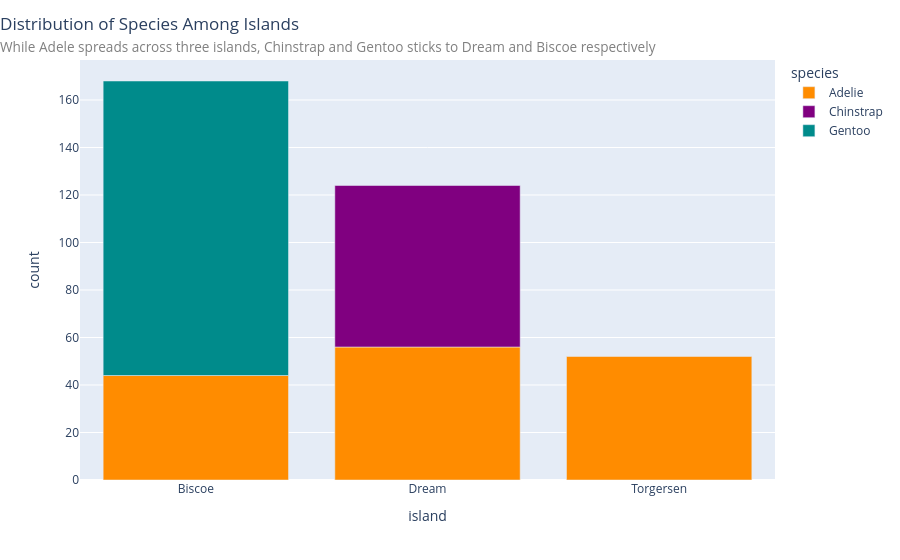

This figure's notebook cell:
### Code cell
bar_species_island(penguins_df)

### Figure 1 — Plotly figure (JSON) as saved in the notebook; plotly's stock layout.template omitted (floating-point values rounded to 4 significant figures)
{"data": [{"alignmentgroup": "True", "hovertemplate": "species=Adelie<br>island=%{x}<br>count=%{y}<extra></extra>", "legendgroup": "Adelie", "marker": {"color": "darkorange", "pattern": {"shape": ""}}, "name": "Adelie", "offsetgroup": "Adelie", "orientation": "v", "showlegend": true, "textposition": "auto", "type": "bar", "x": ["Biscoe", "Dream", "Torgersen"], "xaxis": "x", "y": [44, 56, 52], "yaxis": "y"}, {"alignmentgroup": "True", "hovertemplate": "species=Chinstrap<br>island=%{x}<br>count=%{y}<extra></extra>", "legendgroup": "Chinstrap", "marker": {"color": "purple", "pattern": {"shape": ""}}, "name": "Chinstrap", "offsetgroup": "Chinstrap", "orientation": "v", "showlegend": true, "textposition": "auto", "type": "bar", "x": ["Dream"], "xaxis": "x", "y": [68], "yaxis": "y"}, {"alignmentgroup": "True", "hovertemplate": "species=Gentoo<br>island=%{x}<br>count=%{y}<extra></extra>", "legendgroup": "Gentoo", "marker": {"color": "#008B8B", "pattern": {"shape": ""}}, "name": "Gentoo", "offsetgroup": "Gentoo", "orientation": "v", "showlegend": true, "textposition": "auto", "type": "bar", "x": ["Biscoe"], "xaxis": "x", "y": [124], "yaxis": "y"}], "layout": {"barmode": "relative", "legend": {"title": {"text": "species"}, "tracegroupgap": 0}, "margin": {"t": 60}, "title": {"text": "Distribution of Species Among Islands<br><span style='font-size:0.8em; color:gray;'>While Adele spreads across three islands, Chinstrap and Gentoo sticks to Dream and Biscoe respectively</span>", "x": 0}, "xaxis": {"anchor": "y", "domain": [0, 1], "title": {"text": "island"}}, "yaxis": {"anchor": "x", "domain": [0, 1], "title": {"text": "count"}}}}
